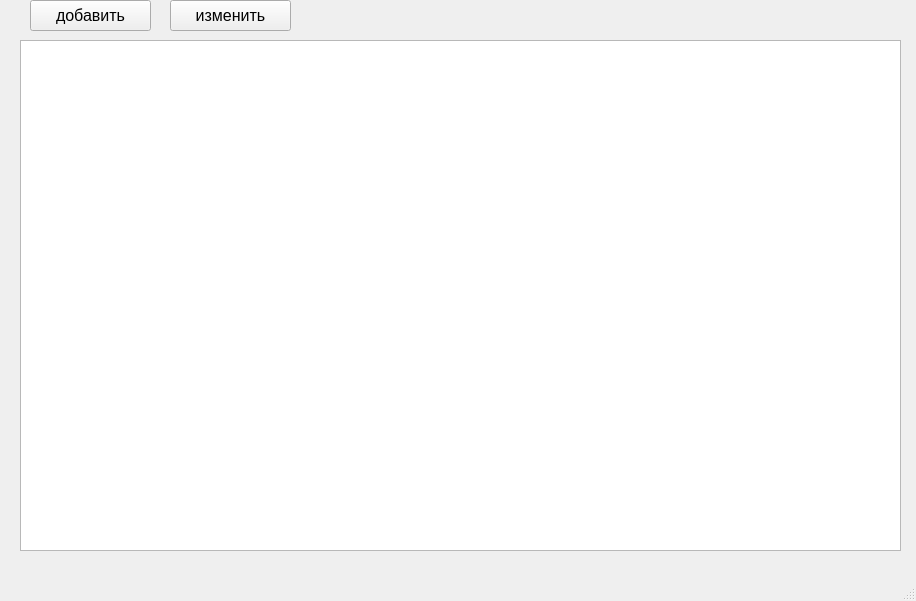
<?xml version="1.0" encoding="UTF-8"?>
<ui version="4.0">
 <class>MainWindow</class>
 <widget class="QMainWindow" name="MainWindow">
  <property name="geometry">
   <rect>
    <x>0</x>
    <y>0</y>
    <width>916</width>
    <height>601</height>
   </rect>
  </property>
  <property name="windowTitle">
   <string>Эспрессо</string>
  </property>
  <widget class="QWidget" name="centralwidget">
   <widget class="QTableWidget" name="tableWidget">
    <property name="geometry">
     <rect>
      <x>20</x>
      <y>40</y>
      <width>881</width>
      <height>511</height>
     </rect>
    </property>
    <property name="font">
     <font>
      <pointsize>11</pointsize>
     </font>
    </property>
    <property name="rowCount">
     <number>0</number>
    </property>
    <property name="columnCount">
     <number>0</number>
    </property>
   </widget>
   <widget class="QPushButton" name="add_button">
    <property name="geometry">
     <rect>
      <x>30</x>
      <y>0</y>
      <width>121</width>
      <height>31</height>
     </rect>
    </property>
    <property name="font">
     <font>
      <pointsize>12</pointsize>
     </font>
    </property>
    <property name="text">
     <string>добавить</string>
    </property>
   </widget>
   <widget class="QPushButton" name="change_button">
    <property name="geometry">
     <rect>
      <x>170</x>
      <y>0</y>
      <width>121</width>
      <height>31</height>
     </rect>
    </property>
    <property name="font">
     <font>
      <pointsize>12</pointsize>
     </font>
    </property>
    <property name="text">
     <string>изменить</string>
    </property>
   </widget>
  </widget>
  <widget class="QMenuBar" name="menubar">
   <property name="geometry">
    <rect>
     <x>0</x>
     <y>0</y>
     <width>916</width>
     <height>21</height>
    </rect>
   </property>
  </widget>
  <widget class="QStatusBar" name="statusbar"/>
 </widget>
 <resources/>
 <connections/>
</ui>
